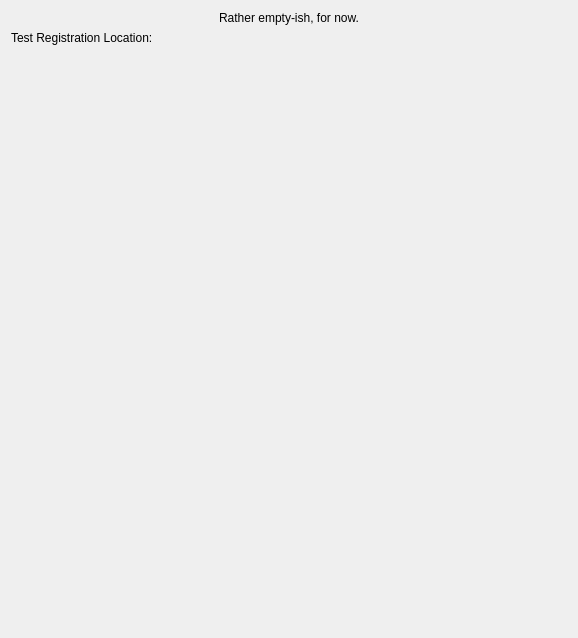
<ui version="4.0" >
 <class>CppUnitConfigWidget</class>
 <widget class="QWidget" name="CppUnitConfigWidget" >
  <property name="geometry" >
   <rect>
    <x>0</x>
    <y>0</y>
    <width>578</width>
    <height>638</height>
   </rect>
  </property>
  <property name="windowTitle" >
   <string>Debugger Configuration</string>
  </property>
  <property name="toolTip" >
   <string/>
  </property>
  <property name="whatsThis" >
   <string/>
  </property>
  <layout class="QVBoxLayout" name="verticalLayout" >
   <item>
    <widget class="QLabel" name="textLabel1" >
     <property name="text" >
      <string>Rather empty-ish, for now.</string>
     </property>
     <property name="alignment" >
      <set>Qt::AlignCenter</set>
     </property>
     <property name="wordWrap" >
      <bool>false</bool>
     </property>
    </widget>
   </item>
   <item>
    <layout class="QHBoxLayout" name="horizontalLayout_2" >
     <item>
      <widget class="QLabel" name="RegistrationLabel" >
       <property name="sizePolicy" >
        <sizepolicy vsizetype="Preferred" hsizetype="Maximum" >
         <horstretch>0</horstretch>
         <verstretch>0</verstretch>
        </sizepolicy>
       </property>
       <property name="text" >
        <string>Test Registration Location:</string>
       </property>
       <property name="wordWrap" >
        <bool>false</bool>
       </property>
       <property name="buddy" >
        <cstring>kcfg_testRegistration</cstring>
       </property>
      </widget>
     </item>
     <item>
      <widget class="KUrlRequester" name="kcfg_testRegistration" >
       <property name="toolTip" >
        <string>Gdb executable</string>
       </property>
       <property name="whatsThis" >
        <string>To run "gdb" binary from $PATH, leave this field empty. To run custom gdb, for example, for a different architecture, enter the executable name here. You can either run gdb from $PATH, but with a different name (say, "arm-gdb"), by typing the name here, or specify full path to the gdb executable.</string>
       </property>
      </widget>
     </item>
    </layout>
   </item>
   <item>
    <spacer>
     <property name="orientation" >
      <enum>Qt::Vertical</enum>
     </property>
     <property name="sizeType" >
      <enum>QSizePolicy::Expanding</enum>
     </property>
     <property name="sizeHint" stdset="0" >
      <size>
       <width>20</width>
       <height>16</height>
      </size>
     </property>
    </spacer>
   </item>
  </layout>
 </widget>
 <layoutdefault spacing="6" margin="11" />
 <layoutfunction spacing="KDialog::spacingHint" margin="KDialog::marginHint" />
 <pixmapfunction>qPixmapFromMimeSource</pixmapfunction>
 <customwidgets>
  <customwidget>
   <class>KUrlRequester</class>
   <extends>QFrame</extends>
   <header>kurlrequester.h</header>
   <container>1</container>
  </customwidget>
 </customwidgets>
 <includes>
  <include location="local" >kurlrequester.h</include>
  <include location="local" >klineedit.h</include>
  <include location="local" >kpushbutton.h</include>
  <include location="local" >kurlrequester.h</include>
  <include location="local" >klineedit.h</include>
  <include location="local" >kpushbutton.h</include>
  <include location="local" >kurlrequester.h</include>
  <include location="local" >klineedit.h</include>
  <include location="local" >kpushbutton.h</include>
  <include location="local" >kurlrequester.h</include>
  <include location="local" >klineedit.h</include>
  <include location="local" >kpushbutton.h</include>
  <include location="local" >kurlrequester.h</include>
  <include location="local" >klineedit.h</include>
  <include location="local" >kpushbutton.h</include>
 </includes>
 <resources/>
 <connections/>
</ui>
